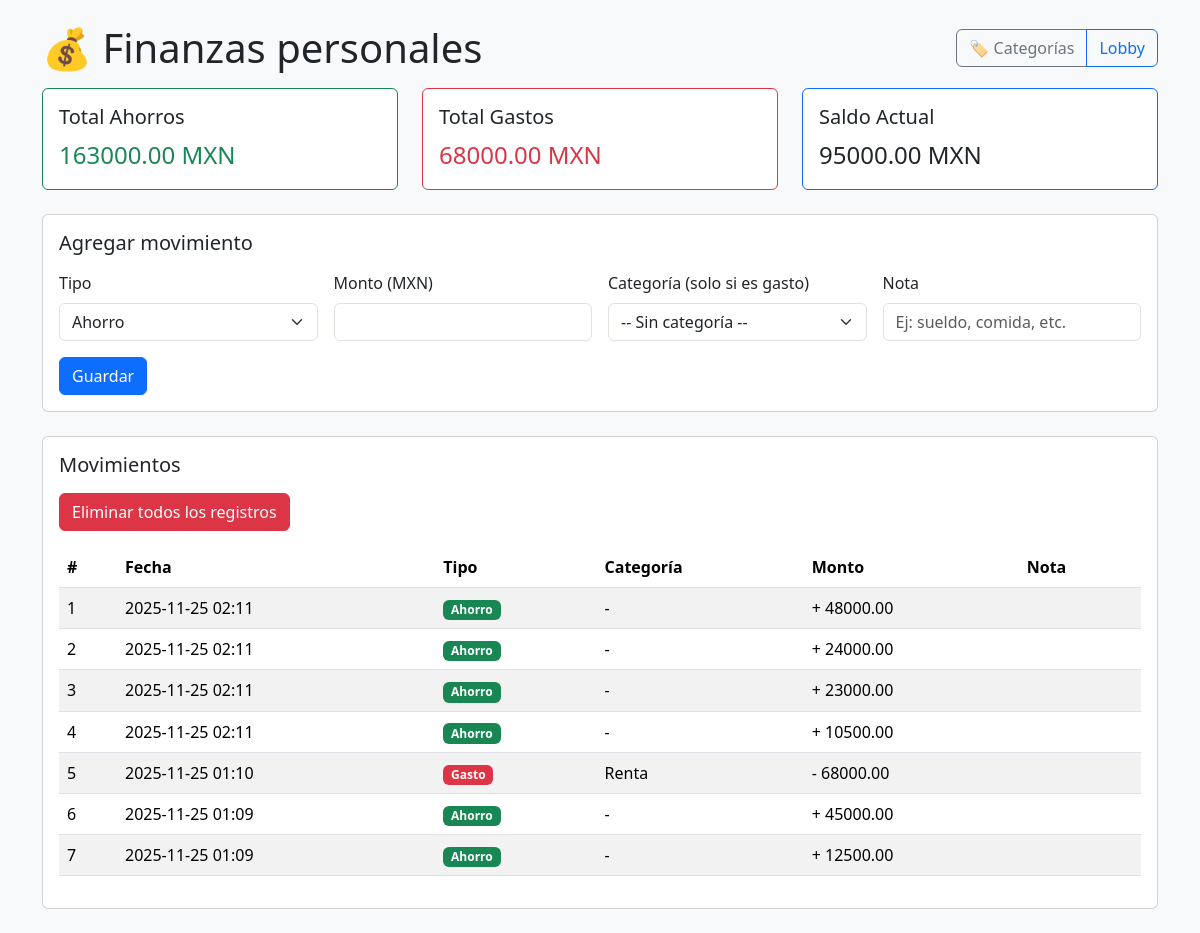
Before: /finanzas with the older database file.
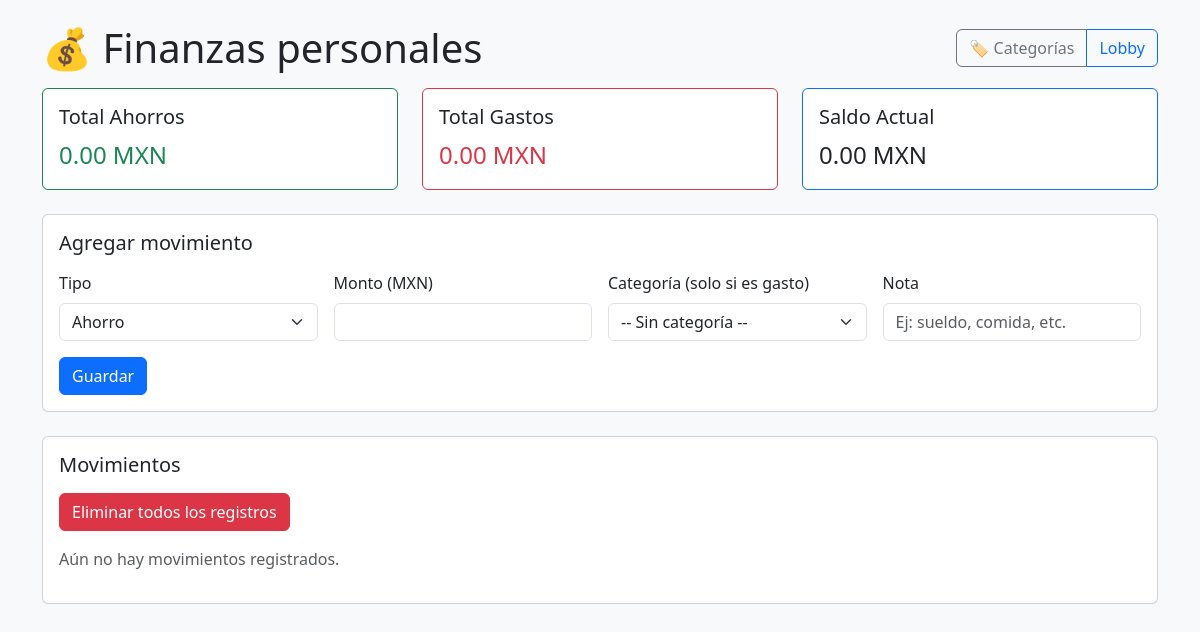
After: the same page with the newer database file.
### app.py (models this page shows, shortened)
class Movimiento(db.Model):
    __tablename__ = "movimientos"
    id = db.Column(db.Integer, primary_key=True)
    tipo = db.Column(db.String(10), nullable=False)  # "ahorro" o "gasto"
    monto = db.Column(db.Float, nullable=False)
    nota = db.Column(db.String(200))
    fecha = db.Column(db.DateTime, default=datetime.utcnow)
    categoria_id = db.Column(db.Integer, db.ForeignKey("categorias.id"), nullable=True)
    categoria = db.relationship("Categoria", backref="movimientos")

class Categoria(db.Model):
    __tablename__ = "categorias"
    id = db.Column(db.Integer, primary_key=True)
    nombre = db.Column(db.String(100), unique=True, nullable=False)

### app.py (the view, shortened to what this page needs)
@app.route("/finanzas", methods=["GET", "POST"])
def index():
    error = None
    movimientos = Movimiento.query.order_by(Movimiento.fecha.desc()).all()
    categorias = Categoria.query.order_by(Categoria.nombre).all()
    total_ahorros, total_gastos, saldo = calcular_resumen()
    return render_template(
        "index.html",
        movimientos=movimientos,
        categorias=categorias,
        total_ahorros=total_ahorros,
        total_gastos=total_gastos,
        saldo=saldo,
        error=error
    )

### app.py (called while the page is built)
def calcular_resumen():
    total_ahorros = db.session.query(db.func.sum(Movimiento.monto))\
        .filter(Movimiento.tipo == "ahorro").scalar() or 0.0
    total_gastos = db.session.query(db.func.sum(Movimiento.monto))\
        .filter(Movimiento.tipo == "gasto").scalar() or 0.0
    saldo = total_ahorros - total_gastos
    return float(total_ahorros), float(total_gastos), float(saldo)

### templates/index.html (shortened to what this page needs)
<!DOCTYPE html>
<html lang="es">
<head>
  <link
    href="https://cdn.jsdelivr.net/npm/bootstrap@5.3.2/dist/css/bootstrap.min.css"
    rel="stylesheet"
  >
</head>
<body class="bg-light">
  <div class="container py-4">
<div class="d-flex justify-content-between align-items-center mb-3">
  <h1 class="mb-0">💰 Finanzas personales</h1>
  <div class="btn-group">
    <a href="{{ url_for('manejar_categorias') }}" class="btn btn-outline-secondary">
      🏷️ Categorías
    </a>
    <a href="{{ url_for('lobby') }}" class="btn btn-outline-primary">
      Lobby
    </a>
  </div>
</div>
    <div class="row mb-4">
      <div class="col-md-4">
        <div class="card border-success">
          <div class="card-body">
            <h5 class="card-title">Total Ahorros</h5>
            <p class="card-text fs-4 text-success">
              {{ "%.2f"|format(total_ahorros) }} MXN
            </p>
          </div>
        </div>
      </div>
      <div class="col-md-4">
        <div class="card border-danger">
          <div class="card-body">
            <h5 class="card-title">Total Gastos</h5>
            <p class="card-text fs-4 text-danger">
              {{ "%.2f"|format(total_gastos) }} MXN
            </p>
          </div>
        </div>
      </div>
      <div class="col-md-4">
        <div class="card border-primary">
          <div class="card-body">
            <h5 class="card-title">Saldo Actual</h5>
            <p class="card-text fs-4">
              {{ "%.2f"|format(saldo) }} MXN
            </p>
          </div>
        </div>
      </div>
    </div>
    <div class="card mb-4">
      <div class="card-body">
        <h5 class="card-title mb-3">Agregar movimiento</h5>
        <form method="POST" action="{{ url_for('index') }}">
          <div class="row g-3">
            <div class="col-md-3">
              <label class="form-label">Tipo</label>
              <select name="tipo" class="form-select">
                <option value="ahorro">Ahorro</option>
              </select>
            </div>
            <div class="col-md-3">
              <label class="form-label">Monto (MXN)</label>
              <input type="number" step="0.01" name="monto" class="form-control" required>
            </div>
            <div class="col-md-3">
              <label class="form-label">Categoría (solo si es gasto)</label>
              <select name="categoria_id" class="form-select">
                <option value="">-- Sin categoría --</option>
              </select>
            </div>
            <div class="col-md-3">
              <label class="form-label">Nota</label>
              <input type="text" name="nota" class="form-control" placeholder="Ej: sueldo, comida, etc.">
            </div>
          </div>
          <button type="submit" class="btn btn-primary mt-3">Guardar</button>
        </form>
      </div>
    </div>
    <div class="card">
      <div class="card-body">
        <h5 class="card-title mb-3">Movimientos</h5>
        <form method="POST"
      action="{{ url_for('eliminar_todos') }}"
      onsubmit="return confirm('¿Seguro que quieres eliminar TODOS los registros?');">
  <button class="btn btn-danger mb-3">Eliminar todos los registros</button>
</form>
        {% if movimientos %}
          <div class="table-responsive">
            <table class="table table-striped align-middle">
              <thead>
                <tr>
                  <th>#</th>
                  <th>Fecha</th>
                  <th>Tipo</th>
                  <th>Categoría</th>
                  <th>Monto</th>
                  <th>Nota</th>
                </tr>
              </thead>
              <tbody>
                {% for m in movimientos %}
                  <tr>
                    <td>{{ loop.index }}</td>
                    <td>{{ m.fecha.strftime("%Y-%m-%d %H:%M") }}</td>
                    <td>
                      {% if m.tipo == 'ahorro' %}
                        <span class="badge bg-success">Ahorro</span>
                      {% else %}
                        <span class="badge bg-danger">Gasto</span>
                      {% endif %}
                    </td>
                    <td>
                      {% if m.categoria %}
                        {{ m.categoria.nombre }}
                      {% else %}
                        -
                      {% endif %}
                    </td>
                    <td>
                      {% if m.tipo == 'ahorro' %}+{% else %}-{% endif %}
                      {{ "%.2f"|format(m.monto) }}
                    </td>
                    <td>{{ m.nota }}</td>
                  </tr>
                {% endfor %}
              </tbody>
            </table>
          </div>
        {% else %}
          <p class="text-muted">Aún no hay movimientos registrados.</p>
        {% endif %}
      </div>
    </div>
  </div>
</body>
</html>

Changed rows visible on the page:
removed Movimiento: fecha "2025-11-25 02:11", tipo "Ahorro", monto "48000.00"
removed Movimiento: fecha "2025-11-25 02:11", tipo "Ahorro", monto "24000.00"
removed Movimiento: fecha "2025-11-25 02:11", tipo "Ahorro", monto "23000.00"
removed Movimiento: fecha "2025-11-25 02:11", tipo "Ahorro", monto "10500.00"
removed Movimiento: fecha "2025-11-25 01:10", tipo "Gasto", categoria.nombre "Renta", monto "68000.00"
removed Movimiento: fecha "2025-11-25 01:09", tipo "Ahorro", monto "45000.00"
removed Movimiento: fecha "2025-11-25 01:09", tipo "Ahorro", monto "12500.00"
Other visible differences:
{{ "%.2f"|format(total_ahorros) }}: "163000.00" → "0.00"
{{ "%.2f"|format(total_gastos) }}: "68000.00" → "0.00"
{{ "%.2f"|format(saldo) }}: "95000.00" → "0.00"
text no longer shown: "# Fecha Tipo Categoría Monto Nota"
text now shown: "Aún no hay movimientos registrados."
